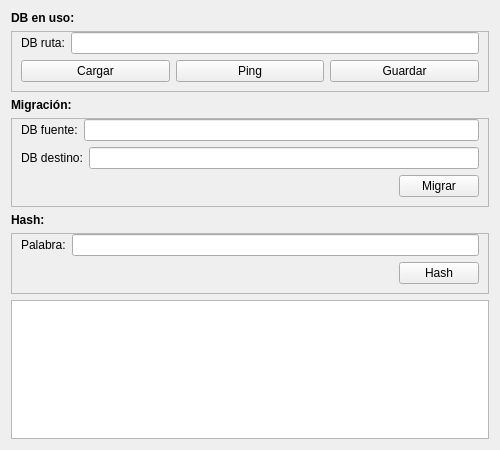
<?xml version="1.0" encoding="UTF-8"?>
<ui version="4.0">
 <class>Form</class>
 <widget class="QWidget" name="Form">
  <property name="windowModality">
   <enum>Qt::NonModal</enum>
  </property>
  <property name="geometry">
   <rect>
    <x>0</x>
    <y>0</y>
    <width>500</width>
    <height>450</height>
   </rect>
  </property>
  <property name="sizePolicy">
   <sizepolicy hsizetype="Preferred" vsizetype="Minimum">
    <horstretch>0</horstretch>
    <verstretch>0</verstretch>
   </sizepolicy>
  </property>
  <property name="minimumSize">
   <size>
    <width>500</width>
    <height>450</height>
   </size>
  </property>
  <property name="maximumSize">
   <size>
    <width>1000</width>
    <height>700</height>
   </size>
  </property>
  <property name="windowTitle">
   <string>Form</string>
  </property>
  <layout class="QVBoxLayout" name="verticalLayout_2">
   <property name="sizeConstraint">
    <enum>QLayout::SetDefaultConstraint</enum>
   </property>
   <item>
    <layout class="QVBoxLayout" name="verticalLayout">
     <item>
      <widget class="QLabel" name="label_2">
       <property name="font">
        <font>
         <bold>true</bold>
        </font>
       </property>
       <property name="text">
        <string>DB en uso:</string>
       </property>
      </widget>
     </item>
     <item>
      <widget class="QFrame" name="frame">
       <property name="sizePolicy">
        <sizepolicy hsizetype="Preferred" vsizetype="Minimum">
         <horstretch>0</horstretch>
         <verstretch>0</verstretch>
        </sizepolicy>
       </property>
       <property name="minimumSize">
        <size>
         <width>0</width>
         <height>0</height>
        </size>
       </property>
       <property name="frameShape">
        <enum>QFrame::StyledPanel</enum>
       </property>
       <property name="frameShadow">
        <enum>QFrame::Raised</enum>
       </property>
       <layout class="QVBoxLayout" name="verticalLayout_3">
        <property name="topMargin">
         <number>0</number>
        </property>
        <item>
         <layout class="QHBoxLayout" name="horizontalLayout_2">
          <property name="sizeConstraint">
           <enum>QLayout::SetMinimumSize</enum>
          </property>
          <item>
           <widget class="QLabel" name="label">
            <property name="text">
             <string>DB ruta:</string>
            </property>
           </widget>
          </item>
          <item>
           <widget class="QLineEdit" name="lineEditDB">
            <property name="text">
             <string/>
            </property>
           </widget>
          </item>
         </layout>
        </item>
        <item>
         <layout class="QHBoxLayout" name="horizontalLayout">
          <property name="sizeConstraint">
           <enum>QLayout::SetMinimumSize</enum>
          </property>
          <item>
           <widget class="QPushButton" name="btnLoadPath">
            <property name="text">
             <string>Cargar</string>
            </property>
           </widget>
          </item>
          <item>
           <widget class="QPushButton" name="btnPingDB">
            <property name="text">
             <string>Ping</string>
            </property>
           </widget>
          </item>
          <item>
           <widget class="QPushButton" name="btnSavePath">
            <property name="text">
             <string>Guardar</string>
            </property>
           </widget>
          </item>
         </layout>
        </item>
       </layout>
      </widget>
     </item>
     <item>
      <layout class="QVBoxLayout" name="verticalLayout_4">
       <item>
        <widget class="QLabel" name="label_3">
         <property name="font">
          <font>
           <bold>true</bold>
          </font>
         </property>
         <property name="text">
          <string>Migración:</string>
         </property>
        </widget>
       </item>
       <item>
        <widget class="QFrame" name="frame_3">
         <property name="sizePolicy">
          <sizepolicy hsizetype="Preferred" vsizetype="Preferred">
           <horstretch>0</horstretch>
           <verstretch>0</verstretch>
          </sizepolicy>
         </property>
         <property name="minimumSize">
          <size>
           <width>0</width>
           <height>0</height>
          </size>
         </property>
         <property name="frameShape">
          <enum>QFrame::StyledPanel</enum>
         </property>
         <property name="frameShadow">
          <enum>QFrame::Raised</enum>
         </property>
         <layout class="QVBoxLayout" name="verticalLayout_5">
          <property name="topMargin">
           <number>0</number>
          </property>
          <item>
           <layout class="QHBoxLayout" name="horizontalLayout_3">
            <property name="sizeConstraint">
             <enum>QLayout::SetMinimumSize</enum>
            </property>
            <item>
             <widget class="QLabel" name="label_4">
              <property name="text">
               <string>DB fuente:</string>
              </property>
             </widget>
            </item>
            <item>
             <widget class="QLineEdit" name="lineEditDBSource">
              <property name="text">
               <string/>
              </property>
             </widget>
            </item>
           </layout>
          </item>
          <item>
           <layout class="QHBoxLayout" name="horizontalLayout_5">
            <property name="sizeConstraint">
             <enum>QLayout::SetMinimumSize</enum>
            </property>
            <item>
             <widget class="QLabel" name="label_5">
              <property name="text">
               <string>DB destino:</string>
              </property>
             </widget>
            </item>
            <item>
             <widget class="QLineEdit" name="lineEditDBDestination">
              <property name="text">
               <string/>
              </property>
             </widget>
            </item>
           </layout>
          </item>
          <item>
           <layout class="QHBoxLayout" name="horizontalLayout_4">
            <property name="sizeConstraint">
             <enum>QLayout::SetMinimumSize</enum>
            </property>
            <item>
             <spacer name="horizontalSpacer">
              <property name="orientation">
               <enum>Qt::Horizontal</enum>
              </property>
              <property name="sizeHint" stdset="0">
               <size>
                <width>40</width>
                <height>20</height>
               </size>
              </property>
             </spacer>
            </item>
            <item>
             <widget class="QPushButton" name="btnMigrate">
              <property name="text">
               <string>Migrar</string>
              </property>
             </widget>
            </item>
           </layout>
          </item>
         </layout>
        </widget>
       </item>
      </layout>
     </item>
     <item>
      <layout class="QVBoxLayout" name="verticalLayout_6">
       <item>
        <widget class="QLabel" name="label_6">
         <property name="font">
          <font>
           <bold>true</bold>
          </font>
         </property>
         <property name="text">
          <string>Hash:</string>
         </property>
        </widget>
       </item>
       <item>
        <widget class="QFrame" name="frame_4">
         <property name="sizePolicy">
          <sizepolicy hsizetype="Preferred" vsizetype="Preferred">
           <horstretch>0</horstretch>
           <verstretch>0</verstretch>
          </sizepolicy>
         </property>
         <property name="minimumSize">
          <size>
           <width>0</width>
           <height>0</height>
          </size>
         </property>
         <property name="frameShape">
          <enum>QFrame::StyledPanel</enum>
         </property>
         <property name="frameShadow">
          <enum>QFrame::Raised</enum>
         </property>
         <layout class="QVBoxLayout" name="verticalLayout_7">
          <property name="topMargin">
           <number>0</number>
          </property>
          <item>
           <layout class="QHBoxLayout" name="horizontalLayout_6">
            <property name="sizeConstraint">
             <enum>QLayout::SetMinimumSize</enum>
            </property>
            <item>
             <widget class="QLabel" name="label_7">
              <property name="text">
               <string>Palabra:</string>
              </property>
             </widget>
            </item>
            <item>
             <widget class="QLineEdit" name="lineEditWordToHash">
              <property name="text">
               <string/>
              </property>
             </widget>
            </item>
           </layout>
          </item>
          <item>
           <layout class="QHBoxLayout" name="horizontalLayout_7">
            <property name="sizeConstraint">
             <enum>QLayout::SetMinimumSize</enum>
            </property>
           </layout>
          </item>
          <item>
           <layout class="QHBoxLayout" name="horizontalLayout_8">
            <property name="sizeConstraint">
             <enum>QLayout::SetMinimumSize</enum>
            </property>
            <item>
             <spacer name="horizontalSpacer_2">
              <property name="orientation">
               <enum>Qt::Horizontal</enum>
              </property>
              <property name="sizeHint" stdset="0">
               <size>
                <width>40</width>
                <height>20</height>
               </size>
              </property>
             </spacer>
            </item>
            <item>
             <widget class="QPushButton" name="btnHash">
              <property name="text">
               <string>Hash</string>
              </property>
             </widget>
            </item>
           </layout>
          </item>
         </layout>
        </widget>
       </item>
      </layout>
     </item>
     <item>
      <widget class="QPlainTextEdit" name="txtEditOutput"/>
     </item>
    </layout>
   </item>
  </layout>
 </widget>
 <resources/>
 <connections/>
</ui>
